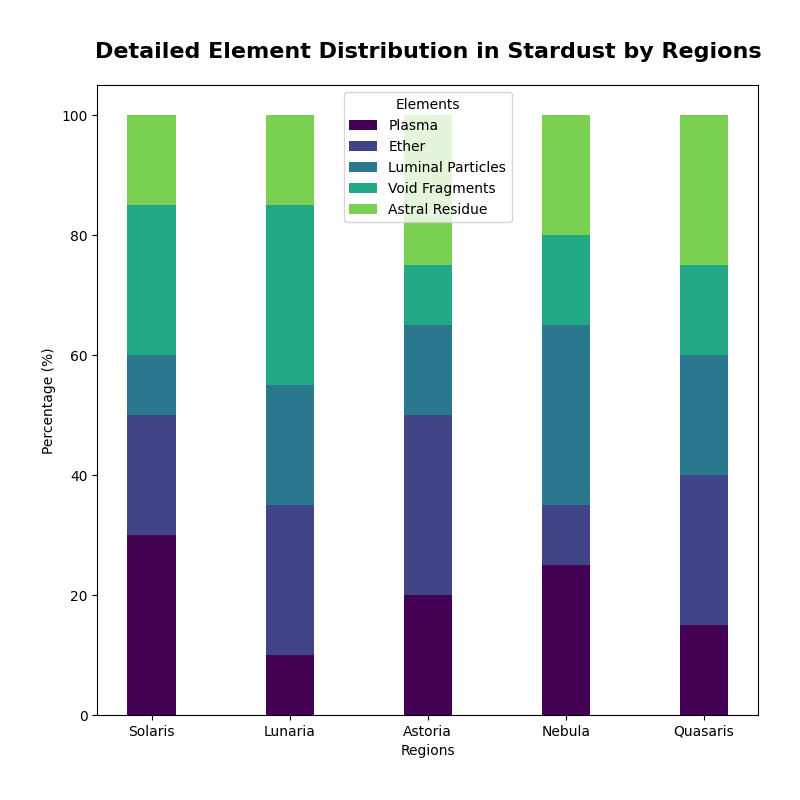

Generate this figure with Python:
import matplotlib.pyplot as plt
import numpy as np

# Data
regions = ['Solaris', 'Lunaria', 'Astoria', 'Nebula', 'Quasaris']
elements_found = ['Plasma', 'Ether', 'Luminal Particles', 'Void Fragments', 'Astral Residue']
element_distributions = [
    [30, 20, 10, 25, 15],  # Solaris
    [10, 25, 20, 30, 15],  # Lunaria
    [20, 30, 15, 10, 25],  # Astoria
    [25, 10, 30, 15, 20],  # Nebula
    [15, 25, 20, 15, 25],  # Quasaris
]

# Create a stacked bar chart for detailed element distribution
fig, ax = plt.subplots(figsize=(8, 8))

bar_width = 0.35
region_indices = np.arange(len(regions))
bottom_values = np.zeros(len(regions))

for i, element in enumerate(elements_found):
    ax.bar(
        region_indices, 
        [dist[i] for dist in element_distributions], 
        bar_width, 
        bottom=bottom_values, 
        label=element, 
        color=plt.cm.viridis(i / len(elements_found))
    )
    bottom_values += [dist[i] for dist in element_distributions]

ax.set_title(
    "Detailed Element Distribution in Stardust by Regions", 
    fontsize=16, weight='bold', pad=20
)
ax.set_xlabel('Regions')
ax.set_ylabel('Percentage (%)')
ax.set_xticks(region_indices)
ax.set_xticklabels(regions)
ax.legend(title="Elements")

# Adjust layout
plt.tight_layout(pad=3)

# Show plot
plt.show()
